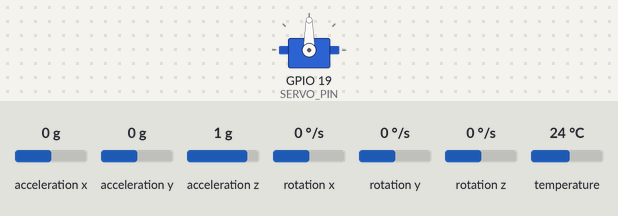
Recording of a program running on a simulated ESP32. On the bench: servo. Inputs (shaded band) come from the test bench; at power-on: acceleration x 0 g, rotation y 0 °/s, acceleration y 0 g, acceleration z 1 g, rotation x 0 °/s, rotation z 0 °/s, temperature 24 °C. What the program prints to the serial monitor is not drawn.

Above: at 1.8 s.
1.9 s: acceleration x set to -1.4 g
4.9 s: rotation y set to -192 °/s
7.9 s: rotation y set to 100 °/s
10.9 s: acceleration y set to 1.4 g
Timing chart, 0 to 14.9 s (numbered marks = the images above; inputs shaded):
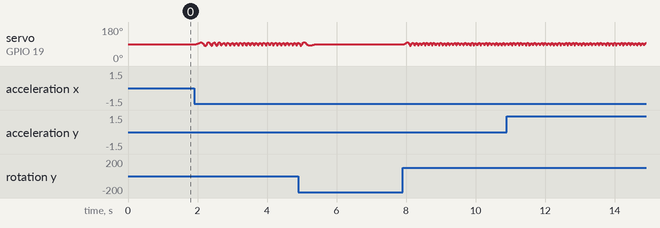

The program:

main.cpp
```cpp
#include <Arduino.h>
#include <Wire.h>
#include <Adafruit_MPU6050.h>
#include <Adafruit_Sensor.h>
#include <ESP32Servo.h>
#include <math.h>

/* ==============================================================================
   HEXAPOD MOTION DIGITAL TWIN - FIRMWARE INDUSTRIEL ESP32 & WOKWI
   Concept : Commande de Locomotion Hexapode par Inclinaison MPU (Tilt-to-Walk)
   - État initial (à plat) : Robot fixe, corps horizontal, servo à 90°, repos absolu
   - Inclinaison avant (Pitch > 0) : Marche en avant (les pattes marchent)
   - Inclinaison arrière (Pitch < 0) : Marche en arrière
   - Le servo GPIO 19 exécute la foulée de patte synchronisée
   - Protection Wokwi 0g et anti-dérive Yaw intégrée
   ============================================================================== */

Adafruit_MPU6050 mpu;
Servo servoFoot;

const int SERVO_PIN = 19;
bool mpuAvailable = false;
uint8_t mpuAddress = 0x68;

// Constantes Physiques
const float GRAVITY_1G = 9.80665; // m/s²

// Offsets d'Étalonnage IMU
float pitchOffset = 0.0;
float rollOffset  = 0.0;
float gyroBiasX   = 0.0;
float gyroBiasY   = 0.0;
float gyroBiasZ   = 0.0;

// Angles Filtrés (Attitude Réelle du Robot)
float rollFiltered  = 0.0;
float pitchFiltered = 0.0;
float yawEstimated  = 0.0;

// Gestion du Temps & Marche
unsigned long previousMicros = 0;
float walkPhase = 0.0;

// Asservissement Servo Patte
float targetServoAngle  = 90.0;
float currentServoAngle = 90.0;
int   lastWrittenAngle  = 90;

float computePitchAccel(float ax, float ay, float az)
{
    return atan2(-ax, sqrt(ay * ay + az * az)) * RAD_TO_DEG;
}

float computeRollAccel(float ay, float az)
{
    return atan2(ay, az) * RAD_TO_DEG;
}

void setup()
{
    Serial.begin(115200);
    delay(300);

    Wire.begin(21, 22);
    Wire.setClock(400000);

    Serial.println();
    Serial.println("==========================================================");
    Serial.println("  HEXAPOD MOTION LAB — TILT-TO-WALK INERTIAL LOCOMOTION   ");
    Serial.println("  ESP32 · MPU6050 Auto-Detect · Servo Patte MG90S (GPIO 19)");
    Serial.println("==========================================================");

    servoFoot.setPeriodHertz(50);
    servoFoot.attach(SERVO_PIN, 500, 2400);
    servoFoot.write(90);
    currentServoAngle = 90.0;
    targetServoAngle  = 90.0;
    lastWrittenAngle  = 90;
    Serial.println("[+] Servo Patte MG90S initialise sur GPIO 19 (Neutre 90 deg).");

    if (mpu.begin(0x68, &Wire)) {
        mpuAvailable = true;
        mpuAddress = 0x68;
        Serial.println("[+] MPU6050 detecte et initialise a l'adresse 0x68 (Wokwi).");
    } else if (mpu.begin(0x69, &Wire)) {
        mpuAvailable = true;
        mpuAddress = 0x69;
        Serial.println("[+] MPU6050 detecte et initialise a l'adresse 0x69 (Hardware).");
    } else {
        Serial.println("[!] MPU6050 non detecte sur bus I2C.");
        mpuAvailable = false;
    }

    if (mpuAvailable) {
        mpu.setAccelerometerRange(MPU6050_RANGE_2_G);
        mpu.setGyroRange(MPU6050_RANGE_250_DEG);
        mpu.setFilterBandwidth(MPU6050_BAND_21_HZ);

        // Calibration rapide si gravité présente
        sensors_event_t a, g, t;
        mpu.getEvent(&a, &g, &t);
        float mag = sqrt(a.acceleration.x * a.acceleration.x +
                         a.acceleration.y * a.acceleration.y +
                         a.acceleration.z * a.acceleration.z);

        if (mag > 4.0) {
            const int SAMPLES = 50;
            float sumP = 0, sumR = 0, sumGz = 0;
            for (int i = 0; i < SAMPLES; i++) {
                mpu.getEvent(&a, &g, &t);
                sumP += computePitchAccel(a.acceleration.x, a.acceleration.y, a.acceleration.z);
                sumR += computeRollAccel(a.acceleration.y, a.acceleration.z);
                sumGz += (g.gyro.z * RAD_TO_DEG);
                delay(5);
            }
            pitchOffset = sumP / SAMPLES;
            rollOffset  = sumR / SAMPLES;
            gyroBiasZ   = sumGz / SAMPLES;
        }
    }

    previousMicros = micros();
    Serial.println("[+] SYSTEME OPERATIONNEL — Neutre 0° actif, en attente de commande MPU.");
    Serial.println("----------------------------------------------------------");
}

void loop()
{
    unsigned long currentMicros = micros();
    float dt = (currentMicros - previousMicros) / 1000000.0;
    if (dt <= 0.0005 || dt > 0.1) dt = 0.02;
    previousMicros = currentMicros;

    if (mpuAvailable) {
        sensors_event_t accel, gyro, temp;
        mpu.getEvent(&accel, &gyro, &temp);

        float accelMag = sqrt(accel.acceleration.x * accel.acceleration.x +
                              accel.acceleration.y * accel.acceleration.y +
                              accel.acceleration.z * accel.acceleration.z);

        // Si Wokwi a des curseurs à 0g (pas de gravité), on reste stable à 0°
        if (accelMag > 2.0) {
            float rawPitch = computePitchAccel(accel.acceleration.x, accel.acceleration.y, accel.acceleration.z) - pitchOffset;
            float rawRoll  = computeRollAccel(accel.acceleration.y, accel.acceleration.z) - rollOffset;

            float gyroRateX = (gyro.gyro.x * RAD_TO_DEG) - gyroBiasX;
            float gyroRateY = (gyro.gyro.y * RAD_TO_DEG) - gyroBiasY;
            float gyroRateZ = (gyro.gyro.z * RAD_TO_DEG) - gyroBiasZ;

            // Filtre complémentaire
            float alpha = 0.95;
            pitchFiltered = alpha * (pitchFiltered + gyroRateY * dt) + (1.0 - alpha) * rawPitch;
            rollFiltered  = alpha * (rollFiltered  + gyroRateX * dt) + (1.0 - alpha) * rawRoll;

            // Anti-dérive Yaw (fuite lente vers le zéro pour éviter les dérives infinies)
            yawEstimated += gyroRateZ * dt;
            yawEstimated *= 0.998; // fuite anti-dérive
        } else {
            // Pas d'accélération détectée : maintien neutre parfait
            pitchFiltered = 0.0;
            rollFiltered  = 0.0;
            yawEstimated  = 0.0;
        }
    }

    // Zone morte fine (au repos, aucun tremblement)
    if (fabs(pitchFiltered) < 2.0) pitchFiltered = 0.0;
    if (fabs(rollFiltered)  < 2.0) rollFiltered  = 0.0;

    // Bornage de sécurité pour éviter les inversions extravagantes
    pitchFiltered = constrain(pitchFiltered, -60.0, 60.0);
    rollFiltered  = constrain(rollFiltered,  -60.0, 60.0);
    yawEstimated  = constrain(yawEstimated,  -180.0, 180.0);

    // =========================================================================
    // LOCOMOTION DYNAMIQUE DU SERVO DE PIED (TILT-TO-WALK)
    // =========================================================================
    // Si Pitch > 3° : marche avant (le servo oscille pour propulser)
    // Si Pitch < -3° : marche arrière
    // Si à plat : repos strict à 90°
    if (fabs(pitchFiltered) > 3.0) {
        float walkSpeed = (pitchFiltered / 30.0) * 5.0; // vitesse proportionnelle
        walkPhase += walkSpeed * dt * 2.0 * PI;
        float stride = sin(walkPhase);

        // Amplitude proportionnelle à l'inclinaison (jusqu'à ±28°)
        float amp = constrain(fabs(pitchFiltered) * 0.8, 10.0, 28.0);
        targetServoAngle = 90.0 + stride * amp;
    } else {
        // État initial / Neutre : repos stable à 90°
        targetServoAngle = 90.0;
    }

    targetServoAngle = constrain(targetServoAngle, 50.0, 130.0);

    // Lissage servo
    currentServoAngle = currentServoAngle * 0.75 + targetServoAngle * 0.25;
    int servoCommand = (int)(currentServoAngle + 0.5);

    if (abs(servoCommand - lastWrittenAngle) >= 1) {
        servoFoot.write(servoCommand);
        lastWrittenAngle = servoCommand;
    }

    // Télémétrie 50 Hz vers Digital Twin
    Serial.printf("{\"roll\":%.2f,\"pitch\":%.2f,\"yaw\":%.2f,\"servo\":%d}\n",
                  rollFiltered, pitchFiltered, yawEstimated, lastWrittenAngle);

    delay(20);
}
```
